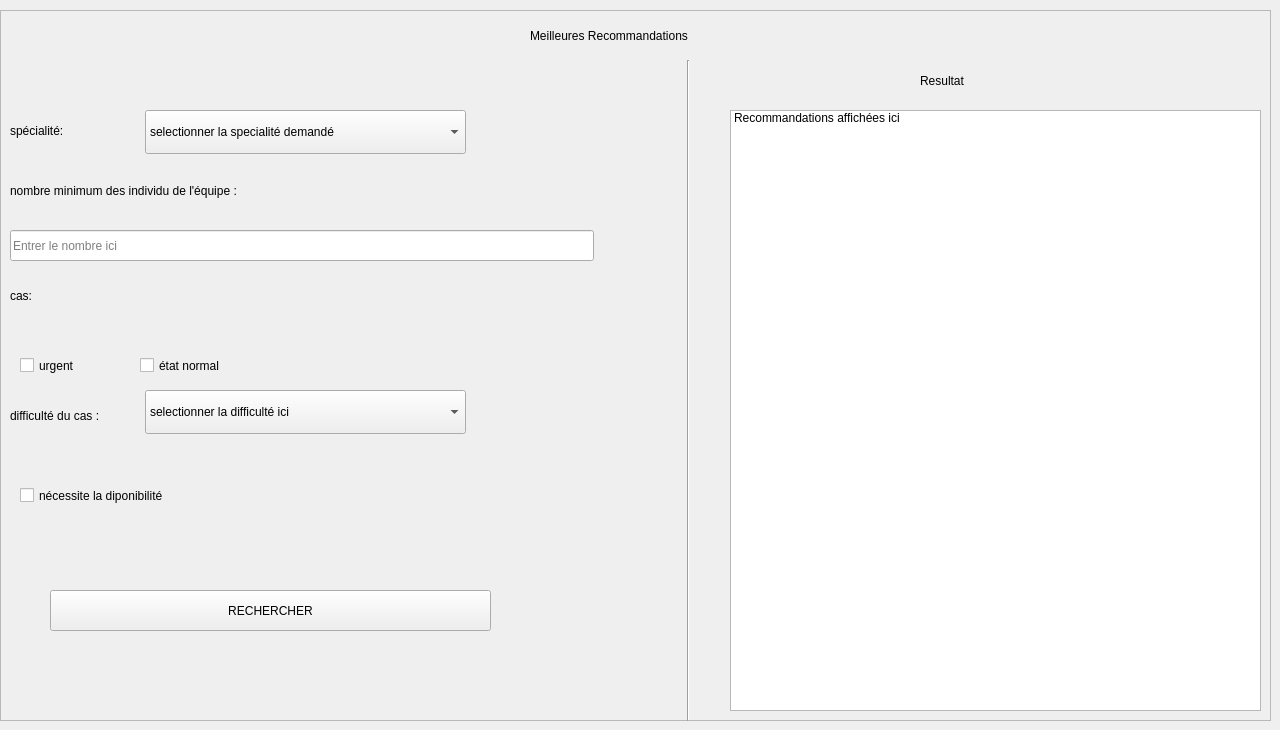
         <widget class="QWidget" name="sugg">
          <widget class="QFrame" name="frame_6" native="true">
           <property name="geometry">
            <rect>
             <x>0</x>
             <y>10</y>
             <width>1271</width>
             <height>711</height>
            </rect>
           </property>
           <property name="frameShape">
            <enum>QFrame::StyledPanel</enum>
           </property>
           <property name="frameShadow">
            <enum>QFrame::Raised</enum>
           </property>
           <widget class="QLabel" name="label_16">
            <property name="geometry">
             <rect>
              <x>10</x>
              <y>260</y>
              <width>81</width>
              <height>51</height>
             </rect>
            </property>
            <property name="text">
             <string>cas:</string>
            </property>
           </widget>
           <widget class="QLabel" name="label_17">
            <property name="geometry">
             <rect>
              <x>530</x>
              <y>0</y>
              <width>331</width>
              <height>51</height>
             </rect>
            </property>
            <property name="text">
             <string>Meilleures Recommandations</string>
            </property>
           </widget>
           <widget class="QPushButton" name="pushButton_29">
            <property name="geometry">
             <rect>
              <x>50</x>
              <y>580</y>
              <width>441</width>
              <height>41</height>
             </rect>
            </property>
            <property name="text">
             <string>RECHERCHER</string>
            </property>
           </widget>
           <widget class="QCheckBox" name="checkBox_5">
            <property name="geometry">
             <rect>
              <x>20</x>
              <y>460</y>
              <width>221</width>
              <height>51</height>
             </rect>
            </property>
            <property name="text">
             <string>nécessite la diponibilité</string>
            </property>
           </widget>
           <widget class="QLabel" name="label_18">
            <property name="geometry">
             <rect>
              <x>10</x>
              <y>100</y>
              <width>141</width>
              <height>41</height>
             </rect>
            </property>
            <property name="text">
             <string>spécialité:</string>
            </property>
           </widget>
           <widget class="QComboBox" name="comboBox_3">
            <property name="geometry">
             <rect>
              <x>145</x>
              <y>100</y>
              <width>321</width>
              <height>44</height>
             </rect>
            </property>
            <item>
             <property name="text">
              <string>selectionner la specialité demandé</string>
             </property>
            </item>
            <item>
             <property name="text">
              <string>maintenace</string>
             </property>
            </item>
            <item>
             <property name="text">
              <string>production</string>
             </property>
            </item>
            <item>
             <property name="text">
              <string>backoffice</string>
             </property>
            </item>
            <item>
             <property name="text">
              <string>mécanique</string>
             </property>
            </item>
            <item>
             <property name="text">
              <string/>
             </property>
            </item>
           </widget>
           <widget class="QLabel" name="label_19">
            <property name="geometry">
             <rect>
              <x>10</x>
              <y>160</y>
              <width>571</width>
              <height>41</height>
             </rect>
            </property>
            <property name="text">
             <string>nombre minimum des individu de l'équipe :</string>
            </property>
           </widget>
           <widget class="QLineEdit" name="lineEdit_3">
            <property name="geometry">
             <rect>
              <x>10</x>
              <y>220</y>
              <width>584</width>
              <height>31</height>
             </rect>
            </property>
            <property name="placeholderText">
             <string>Entrer le nombre ici</string>
            </property>
           </widget>
           <widget class="QCheckBox" name="checkBox_7">
            <property name="geometry">
             <rect>
              <x>20</x>
              <y>330</y>
              <width>101</width>
              <height>51</height>
             </rect>
            </property>
            <property name="text">
             <string>urgent</string>
            </property>
           </widget>
           <widget class="QCheckBox" name="checkBox_8">
            <property name="geometry">
             <rect>
              <x>140</x>
              <y>330</y>
              <width>121</width>
              <height>51</height>
             </rect>
            </property>
            <property name="text">
             <string>état normal</string>
            </property>
           </widget>
           <widget class="QLabel" name="label_24">
            <property name="geometry">
             <rect>
              <x>10</x>
              <y>380</y>
              <width>231</width>
              <height>51</height>
             </rect>
            </property>
            <property name="text">
             <string>difficulté du cas :</string>
            </property>
           </widget>
           <widget class="QListWidget" name="listWidget_3">
            <property name="geometry">
             <rect>
              <x>730</x>
              <y>100</y>
              <width>531</width>
              <height>601</height>
             </rect>
            </property>
            <item>
             <property name="text">
              <string>Recommandations affichées ici</string>
             </property>
            </item>
           </widget>
           <widget class="Line" name="line_3">
            <property name="geometry">
             <rect>
              <x>680</x>
              <y>50</y>
              <width>16</width>
              <height>661</height>
             </rect>
            </property>
            <property name="orientation">
             <enum>Qt::Vertical</enum>
            </property>
           </widget>
           <widget class="QLabel" name="label_25">
            <property name="geometry">
             <rect>
              <x>920</x>
              <y>50</y>
              <width>121</width>
              <height>41</height>
             </rect>
            </property>
            <property name="text">
             <string>Resultat</string>
            </property>
           </widget>
           <widget class="QComboBox" name="comboBox_5">
            <property name="geometry">
             <rect>
              <x>145</x>
              <y>380</y>
              <width>321</width>
              <height>44</height>
             </rect>
            </property>
            <item>
             <property name="text">
              <string>selectionner la difficulté ici </string>
             </property>
            </item>
            <item>
             <property name="text">
              <string>facile</string>
             </property>
            </item>
            <item>
             <property name="text">
              <string>Normal</string>
             </property>
            </item>
            <item>
             <property name="text">
              <string>Difficile</string>
             </property>
            </item>
           </widget>
          </widget>
         </widget>
